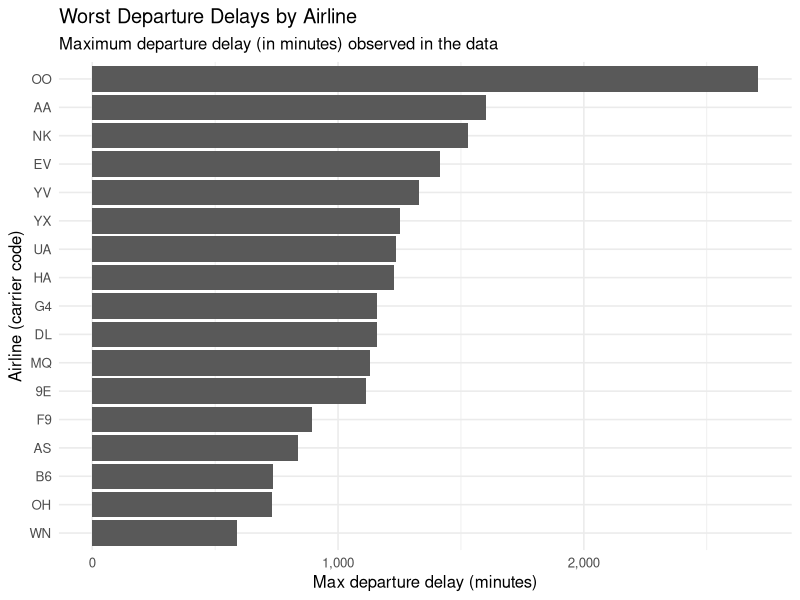
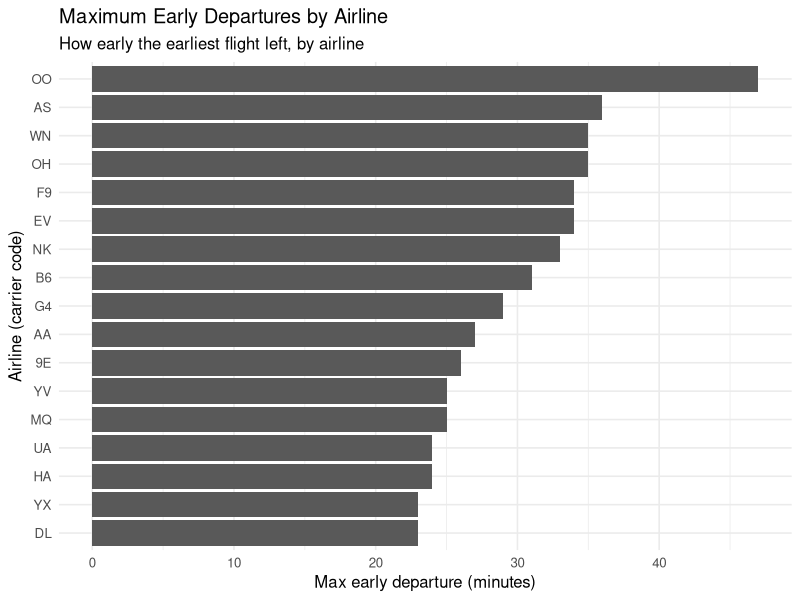
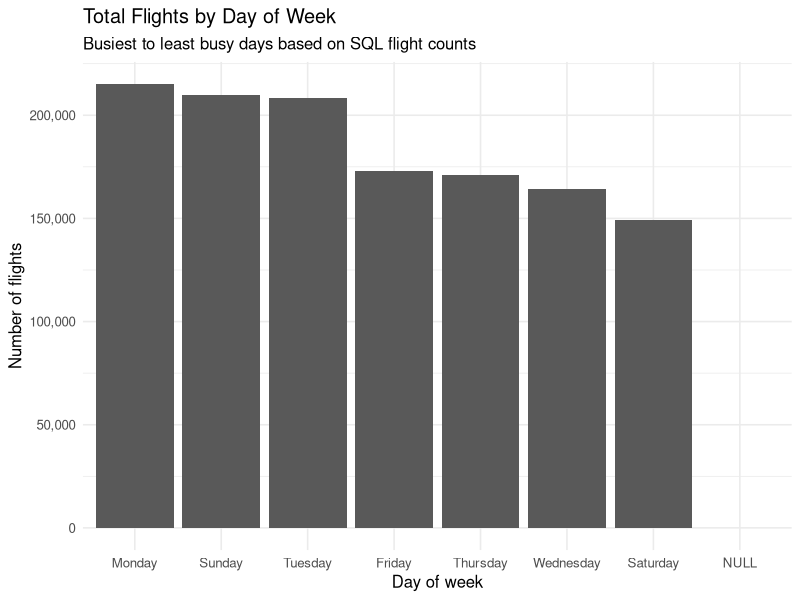
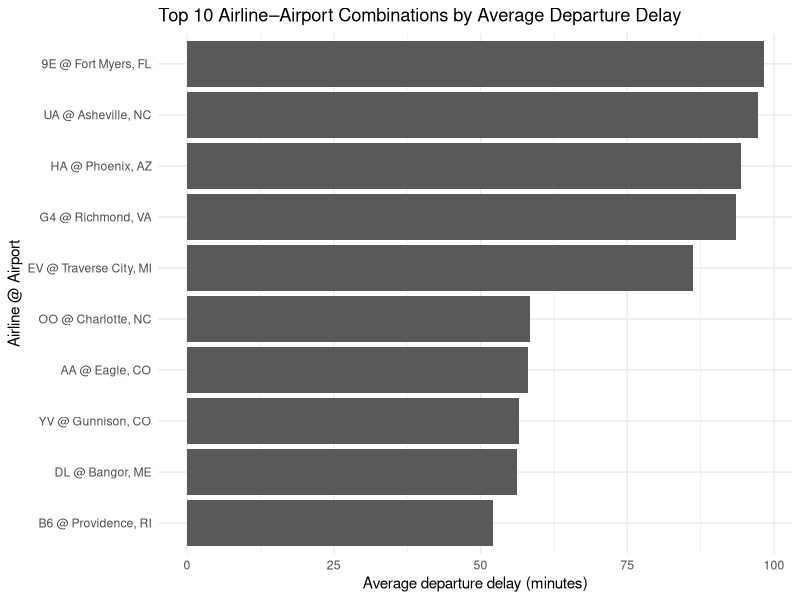
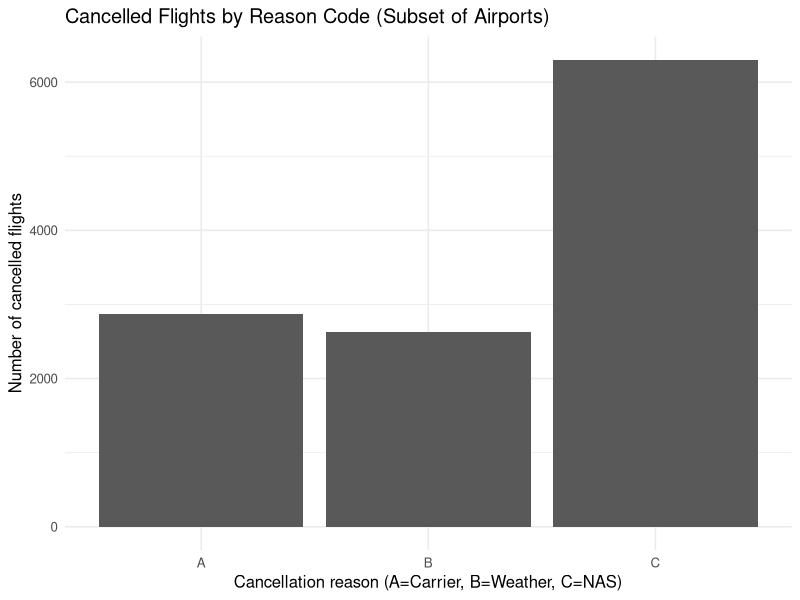
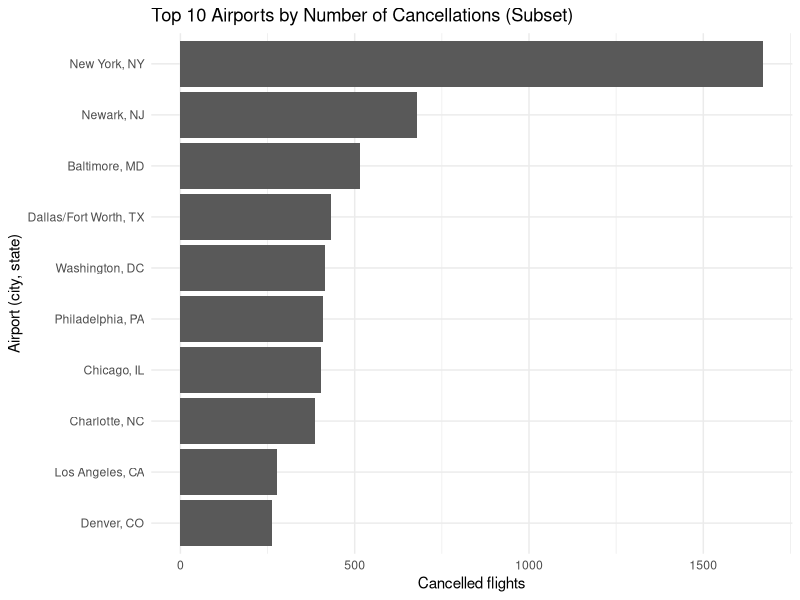

Reproduce these figures in R, in order. (Note: this script raises an error after producing the figures.)
## ---- chunk 1
knitr::opts_chunk$set(
  echo = TRUE,
  message = FALSE,
  warning = FALSE,
  fig.width = 8,
  fig.height = 4
)

library(tidyverse)
library(lubridate)
library(scales)
library(forcats)
## ---- chunk 2
# Make sure these CSVs live in the "data" folder at the project root

q1 <- readr::read_csv("data/Q1.csv", show_col_types = FALSE)
q2 <- readr::read_csv("data/Q2.csv", show_col_types = FALSE)
q3 <- readr::read_csv("data/Q3.csv", show_col_types = FALSE)
q4 <- readr::read_csv("data/Q4csv.csv", show_col_types = FALSE)
q5 <- readr::read_csv("data/Q5csv.csv", show_col_types = FALSE)
q6 <- readr::read_csv("data/Q6csv.csv", show_col_types = FALSE)
q6b <- readr::read_csv("data/Q6bcsv.csv", show_col_types = FALSE)
q7 <- readr::read_csv("data/Q7csv.csv", show_col_types = FALSE)
## ---- chunk 3
# Q1: Max departure delay by airline
q1_clean <- q1 |>
  dplyr::filter(airline != "Reporting_Airline")

# Q2: Max early departure minutes by airline
q2_clean <- q2 |>
  dplyr::filter(airline != "Reporting_Airline")

# Q3: Flights by day of week (drop any NA / artifact row)
q3_clean <- q3 |>
  dplyr::filter(!is.na(day_name)) |>
  dplyr::mutate(
    # Use the rank from SQL to order bars from busiest to least busy
    day_name = forcats::fct_reorder(day_name, day_rank)
  )

# Q4: Worst airport by average departure delay (already filtered in SQL)
q4 <- q4

# Q5: Airline + airport combinations with high average departure delays
q5_clean <- q5

# Q6: Total number of cancelled flights in the period
total_cancelled <- q6$num_cancelled_flights[1]

# Q6b: per-airport cancelled flights with reason code
#   A = Carrier, B = Weather, C = National Airspace System (NAS)
q6b_clean <- q6b

# Q7: Daily flight counts and 3-day moving average
q7_clean <- q7 |>
  dplyr::filter(FlightDate != "FlightDate") |>
  dplyr::mutate(
    FlightDate = lubridate::ymd(FlightDate)
  )
## ---- chunk 4
q1_clean |>
  ggplot(aes(x = reorder(airline, max_dep_delay),
             y = max_dep_delay)) +
  geom_col() +
  coord_flip() +
  labs(
    title = "Worst Departure Delays by Airline",
    subtitle = "Maximum departure delay (in minutes) observed in the data",
    x = "Airline (carrier code)",
    y = "Max departure delay (minutes)"
  ) +
  scale_y_continuous(labels = scales::comma) +
  theme_minimal(base_size = 12)
## ---- chunk 5
q1_clean |>
  dplyr::arrange(dplyr::desc(max_dep_delay)) |>
  dplyr::slice_head(n = 5)
## ---- chunk 6
q2_clean |>
  ggplot(aes(x = reorder(airline, max_early_departure_minutes),
             y = max_early_departure_minutes)) +
  geom_col() +
  coord_flip() +
  labs(
    title = "Maximum Early Departures by Airline",
    subtitle = "How early the earliest flight left, by airline",
    x = "Airline (carrier code)",
    y = "Max early departure (minutes)"
  ) +
  theme_minimal(base_size = 12)
## ---- chunk 7
q2_clean |>
  dplyr::arrange(dplyr::desc(max_early_departure_minutes)) |>
  dplyr::slice_head(n = 5)
## ---- chunk 8
q3_clean |>
  ggplot(aes(x = day_name, y = num_flights)) +
  geom_col() +
  labs(
    title = "Total Flights by Day of Week",
    subtitle = "Busiest to least busy days based on SQL flight counts",
    x = "Day of week",
    y = "Number of flights"
  ) +
  scale_y_continuous(labels = scales::comma) +
  theme_minimal(base_size = 12)
## ---- chunk 9
q3_clean
## ---- chunk 10
q4
## ---- chunk 11
q5_top10 <- q5_clean |>
  dplyr::arrange(dplyr::desc(avg_dep_delay)) |>
  dplyr::slice_head(n = 10)

q5_top10
## ---- chunk 12
q5_top10 |>
  dplyr::mutate(
    label = paste(airline, "@", airport_name),
    label = forcats::fct_reorder(label, avg_dep_delay)
  ) |>
  ggplot(aes(x = label, y = avg_dep_delay)) +
  geom_col() +
  coord_flip() +
  labs(
    title = "Top 10 Airline–Airport Combinations by Average Departure Delay",
    x = "Airline @ Airport",
    y = "Average departure delay (minutes)"
  ) +
  theme_minimal(base_size = 11)
## ---- chunk 13
total_cancelled
## ---- chunk 14
canc_by_reason <- q6b_clean |>
  dplyr::group_by(cancel_reason) |>
  dplyr::summarise(
    total_cancelled = sum(num_cancelled),
    n_airports = dplyr::n(),
    .groups = "drop"
  )

canc_by_reason
## ---- chunk 15
canc_by_reason |>
  ggplot(aes(x = cancel_reason, y = total_cancelled)) +
  geom_col() +
  labs(
    title = "Cancelled Flights by Reason Code (Subset of Airports)",
    x = "Cancellation reason (A=Carrier, B=Weather, C=NAS)",
    y = "Number of cancelled flights"
  ) +
  theme_minimal(base_size = 12)
## ---- chunk 16
canc_by_airport <- q6b_clean |>
  dplyr::group_by(airport_name) |>
  dplyr::summarise(
    total_cancelled = sum(num_cancelled),
    .groups = "drop"
  ) |>
  dplyr::arrange(dplyr::desc(total_cancelled)) |>
  dplyr::slice_head(n = 10)

canc_by_airport
## ---- chunk 17
canc_by_airport |>
  dplyr::mutate(airport_name = forcats::fct_reorder(airport_name, total_cancelled)) |>
  ggplot(aes(x = airport_name, y = total_cancelled)) +
  geom_col() +
  coord_flip() +
  labs(
    title = "Top 10 Airports by Number of Cancellations (Subset)",
    x = "Airport (city, state)",
    y = "Cancelled flights"
  ) +
  theme_minimal(base_size = 11)
## ---- chunk 18
q7_clean |>
  ggplot(aes(x = FlightDate)) +
  geom_line(aes(y = num_flights), linewidth = 0.8) +
  geom_line(aes(y = avg_num_flights_prev_3_days),
            linetype = "dashed", linewidth = 0.8) +
  labs(
    title = "Daily Flights and 3-Day Moving Average",
    subtitle = "Short-term fluctuations in flight volume",
    x = "Date",
    y = "Number of flights"
  ) +
  scale_y_continuous(labels = scales::comma) +
  theme_minimal(base_size = 12)
## ---- chunk 19
q7_clean |>
  dplyr::summarise(
    min_flights = min(num_flights),
    max_flights = max(num_flights),
    mean_flights = mean(num_flights)
  )
